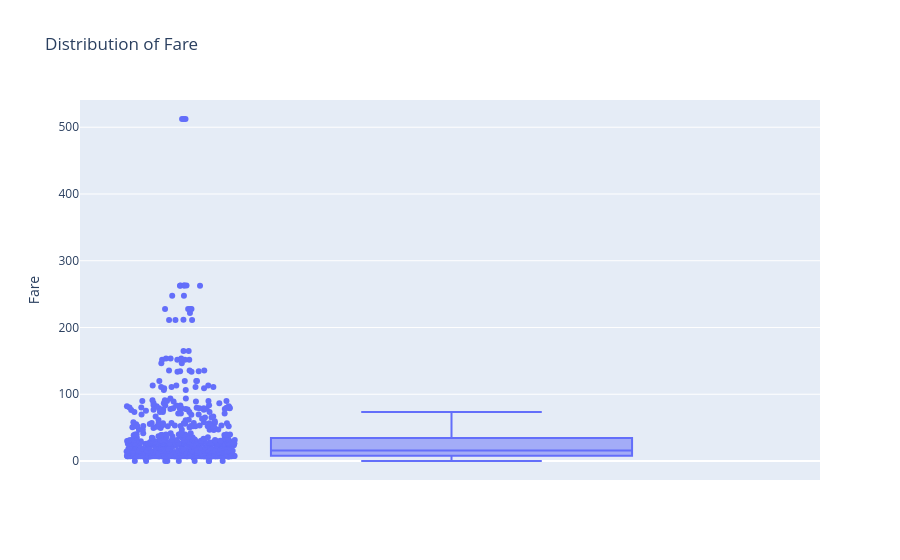

Notebook code for this chart:
### Code cell
px.box(df, y="Fare", points="all", title="Distribution of Fare")

### Figure 1 — Plotly figure (JSON) as saved in the notebook; plotly's stock layout.template omitted (floating-point values rounded to 4 significant figures; data arrays with more than 128 entries replaced by an {"elided": "..."} marker saying what was removed)
{"data": [{"alignmentgroup": "True", "boxpoints": "all", "hovertemplate": "Fare=%{y}<extra></extra>", "legendgroup": "", "marker": {"color": "#636efa"}, "name": "", "notched": false, "offsetgroup": "", "orientation": "v", "showlegend": false, "type": "box", "x0": " ", "xaxis": "x", "y": {"elided": "775 float values"}, "y0": " ", "yaxis": "y"}], "layout": {"boxmode": "group", "legend": {"tracegroupgap": 0}, "title": {"text": "Distribution of Fare"}, "xaxis": {"anchor": "y", "domain": [0, 1]}, "yaxis": {"anchor": "x", "domain": [0, 1], "title": {"text": "Fare"}}}}
